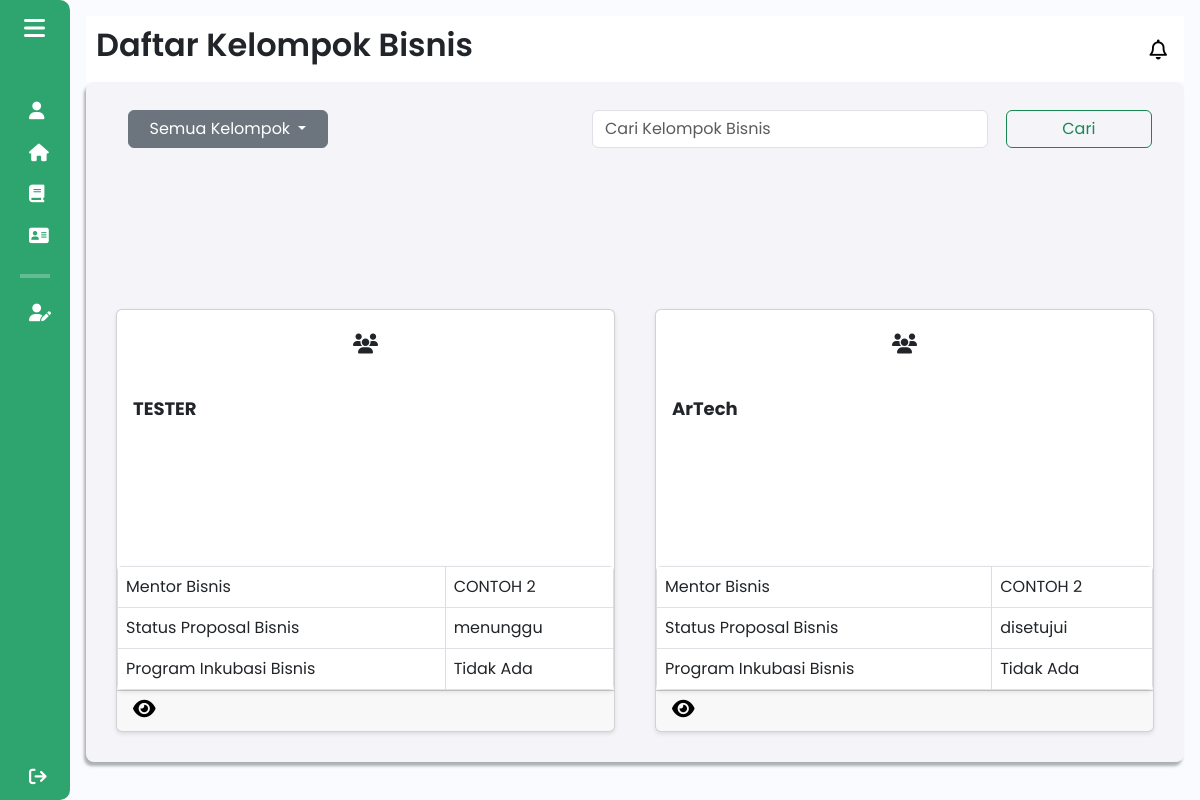
The app's page /components/pages/mentorbisnis/daftar_kelompok_bisnis_mentor.php (signed in) with its own data.
### tables this page shows
CREATE TABLE `kelompok_bisnis` (
  `id_kelompok` int(11) NOT NULL,
  `npm_ketua` varchar(20) DEFAULT NULL,
  `nama_kelompok` varchar(50) DEFAULT NULL,
  `nama_bisnis` varchar(50) DEFAULT NULL,
  `logo_bisnis` varchar(255) DEFAULT NULL,
  `tahun_akademik_id` int(11) DEFAULT NULL,
  `kategori_bisnis` varchar(255) DEFAULT NULL,
  `sdg` varchar(255) DEFAULT NULL,
  `ide_bisnis` varchar(255) DEFAULT NULL,
  `id_mentor` int(11) DEFAULT NULL,
  `status_inkubasi` enum('direkomendasikan','disetujui','ditolak') DEFAULT NULL
);

CREATE TABLE `mentor` (
  `id` int(11) NOT NULL,
  `user_id` int(11) NOT NULL,
  `nama` varchar(100) NOT NULL,
  `nidn` varchar(15) NOT NULL,
  `email` varchar(100) DEFAULT NULL,
  `contact` varchar(15) DEFAULT NULL,
  `keahlian` varchar(100) DEFAULT NULL,
  `fakultas` varchar(100) DEFAULT NULL,
  `prodi` varchar(100) DEFAULT NULL,
  `foto_profile` varchar(255) DEFAULT NULL
);

### components/pages/mentorbisnis/daftar_kelompok_bisnis_mentor.php (the view, shortened to what this page needs)
<?php
include $_SERVER['DOCUMENT_ROOT'] . '/Aplikasi-Kewirausahaan/config/db_connection.php';
$user_id = $_SESSION['user_id'];
$user_role = $_SESSION['role'];
$search = isset($_GET['search']) ? $_GET['search'] : '';
if ($user_role === 'Tutor') {
    $sql = "
        SELECT * FROM kelompok_bisnis
        WHERE id_mentor = (SELECT id FROM mentor WHERE user_id = ?)
        AND nama_kelompok LIKE ?
    ";
} else {
    $sql = "SELECT * FROM kelompok_bisnis WHERE nama_kelompok LIKE ?";
}
$stmt = $conn->prepare($sql);
$search_param = "%" . $search . "%";
if ($user_role === 'Tutor') {
    $stmt->bind_param('is', $user_id, $search_param);
} else {
    $stmt->bind_param('s', $search_param);
}
$stmt->execute();
$result = $stmt->get_result();
?>
<!DOCTYPE html>
<html lang="en">
<head>
    <link href="https://cdn.lineicons.com/4.0/lineicons.css" rel="stylesheet" />
    <link href="https://cdn.jsdelivr.net/npm/bootstrap@5.3.0-alpha3/dist/css/bootstrap.min.css" rel="stylesheet"
>
    <link rel="stylesheet" href="/Aplikasi-Kewirausahaan/assets/css/daftar_kelompok.css">
    <div class="toast-container position-fixed top-0 end-0 p-3" id="toast-container">
    </div>
</head>
<body>
    <div class="wrapper">
        <?php
        include 'sidebar_mentor.php';
        ?>
        <div class="main p-3">
            <div class="main_header">
                <?php
                include 'header_mentor.php';
                ?>
            </div>
            <div class="main_wrapper">
                <div class="nav_main_wrapper">
                    <nav class="navbar navbar-expand-lg">
                        <div class="container-fluid">
                            <div class="dropdown">
                                <button class="btn btn-secondary dropdown-toggle text-white" type="button"
                                        id="dropdownMenuButton" data-bs-toggle="dropdown" aria-expanded="false">
                                    Semua Kelompok
                                </button>
                            </div>
                            <form action="" method="get">
                                    <div class="input-group">
                                        <div class="d-flex" role="search">
                                        <input type="text" class="form-control me-2" placeholder="Cari Kelompok Bisnis" name="search" aria-label="Search" value="<?= htmlspecialchars($search); ?>">
                                        <button class="btn btn-outline-success" type="submit">Cari</button>
                                    </div>
                                </div>
                            </form>
                        </div>
                    </nav>
                </div>
                <?php
                if ($result->num_rows > 0) {
                    while ($row = $result->fetch_assoc()) {
                        $id_kelompok = $row['id_kelompok'];
                        $id_mentor = $row['id_mentor'];
                        $mentorQuery = "
                            SELECT m.nama AS nama_mentor
                            FROM mentor m
                            WHERE m.id = ? LIMIT 1";
                        $mentorStmt = $conn->prepare($mentorQuery);
                        $mentorStmt->bind_param("i", $id_mentor);
                        $mentorStmt->execute();
                        $mentorResult = $mentorStmt->get_result();
                        $mentor = $mentorResult->fetch_assoc();
                        $namaMentor = $mentor['nama_mentor'] ?? 'Nama mentor tidak tersedia';
                        $sql = "SELECT status FROM proposal_bisnis WHERE kelompok_id = ?";
                        $stmt = $conn->prepare($sql);
                        $stmt->bind_param("i", $id_kelompok);
                        $stmt->execute();
                        $proposalResult = $stmt->get_result();
                        $status_proposal = 'menunggu';
                        $status_approved = false;
                        $status_rejected = false;
                        while ($proposalRow = $proposalResult->fetch_assoc()) {
                            if ($proposalRow['status'] == 'disetujui') {
                                $status_approved = true;
                                break;
                            } elseif ($proposalRow['status'] == 'ditolak') {
                                $status_rejected = true;
                                $status_color = '#dc3545';
                            }
                        }
                        if ($status_approved) {
                            $status_proposal = 'disetujui';
                        } elseif ($status_rejected) {
                            $status_proposal = 'ditolak';
                        }
                        echo '
                        <div class="card" style="width: 45%; margin: 10px;">
                            <div class="card-icon text-center py-4">
                                <i class="fa-solid fa-users"></i>
                            </div>
                            <div class="card-body m-0">
                                <h5 class="card-title">' . htmlspecialchars($row['nama_kelompok']) . '</h5>
                            </div>
                            <table class="table table-bordered m-0 styled-table">
                                <tbody>
                                    <tr>
                                        <td>Mentor Bisnis</td>
                                        <td>' . ($namaMentor) . '</td>
                                    </tr>
                                    <tr>
                                        <td>Status Proposal Bisnis</td>
                                        <td> ' . ($status_proposal) . '</td>
                                    </tr>
                                    <tr>
                                        <td>Program Inkubasi Bisnis</td>
                                        <td>'.htmlspecialchars($row['status_inkubasi'] ?? 'Tidak Ada').'</td>
                                    </tr>
                                </tbody>
                            </table>
                            <div class="card-footer">';
                        echo '<a href="detail_kelompok.php?id_kelompok=' . $id_kelompok . '">
                                <i class="fa-solid fa-eye detail-icon" data-bs-toggle="tooltip" data-bs-custom-class="custom-tooltip" data-bs-title="Lihat Kelompok Bisnis"></i>
                            </a>';
                        echo '</div>';
                        echo '</div>';
                    }
                }
                ?>
            </div>
        </div>
    </div>
</body>
</html>

### assets/css/daftar_kelompok.css (style rules this page uses)
body { margin: 0; font-family: "Poppins", sans-serif; background-color: #f4f4f9; }
.main { padding: 20px; }
.main_wrapper { display: flex; flex-wrap: wrap; justify-content: space-between; gap: 20px; padding: 30px; background-color: #f4f4f9; border-radius: 8px; box-shadow: 0 4px 6px rgba(0, 0, 0, 0.1); }
.nav_main_wrapper { display: block; width: 100%; }
.card { flex: 1 1 calc(45% - 20px); box-sizing: border-box; transition: transform 0.2s, color 0.2s; height: 320px; max-width: 49%; margin: 10px; min-width: 280px; background-color: #fff; border-radius: 8px; overflow: hidden; box-shadow: 0 2px 4px rgba(0, 0, 0, 0.1); }
.card h5 { font-weight: bold; font-size: 18px; }
.card-footer { display: flex; justify-content: flex-end; }
.card-footer a { font-size: 16px; color: black; text-decoration: none; }
.card-icon i, .card-footer .detail-icon { font-size: 20px; cursor: pointer; transition: transform 0.2s, color 0.2s; }
.styled-table { width: 100%; margin: 20px 0; border-collapse: collapse; background-color: #fff; border-radius: 5px; overflow: hidden; box-shadow: 0 2px 4px rgba(0, 0, 0, 0.1); }
.styled-table td { padding: 10px 15px; border: 1px solid #ddd; background-color: #fefefe; vertical-align: middle; }
.nav_main_wrapper .btn { width: 200px; text-align: center; margin-left: 10px; }

### assets/css/sidebar.css (style rules this page uses)
a { text-decoration: none; }
body { font-family: "Poppins", sans-serif; }
.wrapper { display: flex; }
.main { min-height: 100vh; width: 100%; overflow: hidden; transition: all 0.35s ease-in-out; background-color: #fafbfe; }
.main_wrapper { width: 100%; height: 85vh; background-color: #f4f4f9; box-shadow: -2px 4px 3px rgba(0, 0, 0, 0.3); margin: 0; padding: 20px; overflow-y: auto; border-radius: 8px; }

### assets/css/header.css (style rules this page uses)
a { text-decoration: none; }
body { font-family: "Poppins", sans-serif; }
.main_header { display: flex; justify-content: space-between; align-items: center; padding: 5px; background-color: #fff; min-height: 50px; }

### components/pages/mentorbisnis/daftar_kelompok_bisnis_mentor.php (style rules this page uses)
.card-footer { display: flex; align-items: center; justify-content: space-between; }

### records on screen
kelompok_bisnis: nama_kelompok "TESTER", id_mentor.nama "CONTOH 2", status_proposal "menunggu", status_inkubasi "Tidak Ada"
kelompok_bisnis: nama_kelompok "ArTech", id_mentor.nama "CONTOH 2", status_proposal "disetujui", status_inkubasi "Tidak Ada"

### other values on screen
$pageTitle "Daftar Kelompok Bisnis"
